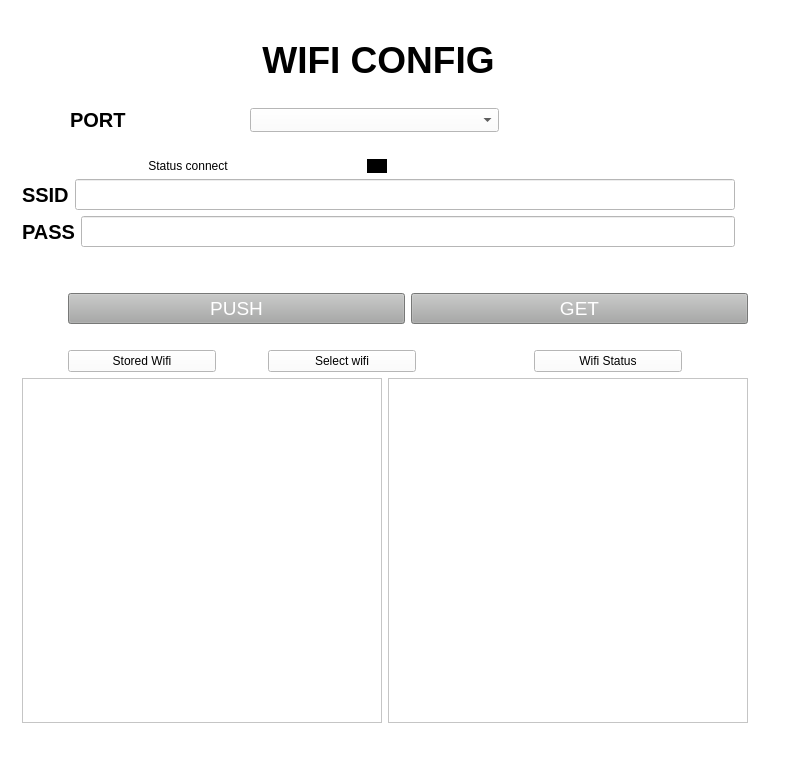
<?xml version="1.0" encoding="UTF-8"?>
<ui version="4.0">
 <class>MainWindow</class>
 <widget class="QMainWindow" name="MainWindow">
  <property name="geometry">
   <rect>
    <x>0</x>
    <y>0</y>
    <width>800</width>
    <height>764</height>
   </rect>
  </property>
  <property name="maximumSize">
   <size>
    <width>800</width>
    <height>800</height>
   </size>
  </property>
  <property name="focusPolicy">
   <enum>Qt::TabFocus</enum>
  </property>
  <property name="windowTitle">
   <string>MainWindow</string>
  </property>
  <property name="toolTipDuration">
   <number>4</number>
  </property>
  <property name="styleSheet">
   <string notr="true">
background-color: rgb(0255, 255, 255);</string>
  </property>
  <property name="toolButtonStyle">
   <enum>Qt::ToolButtonTextOnly</enum>
  </property>
  <widget class="QWidget" name="centralwidget">
   <layout class="QGridLayout" name="gridLayout">
    <item row="0" column="0" rowspan="2">
     <layout class="QHBoxLayout" name="horizontalLayout_9">
      <item>
       <layout class="QVBoxLayout" name="verticalLayout">
        <property name="sizeConstraint">
         <enum>QLayout::SetMaximumSize</enum>
        </property>
        <property name="topMargin">
         <number>10</number>
        </property>
        <property name="rightMargin">
         <number>10</number>
        </property>
        <property name="bottomMargin">
         <number>10</number>
        </property>
        <item>
         <spacer name="horizontalSpacer">
          <property name="orientation">
           <enum>Qt::Horizontal</enum>
          </property>
          <property name="sizeHint" stdset="0">
           <size>
            <width>40</width>
            <height>20</height>
           </size>
          </property>
         </spacer>
        </item>
        <item>
         <widget class="QLabel" name="label">
          <property name="maximumSize">
           <size>
            <width>16777215</width>
            <height>100</height>
           </size>
          </property>
          <property name="font">
           <font>
            <pointsize>28</pointsize>
            <weight>75</weight>
            <bold>true</bold>
           </font>
          </property>
          <property name="cursor">
           <cursorShape>UpArrowCursor</cursorShape>
          </property>
          <property name="styleSheet">
           <string notr="true">color:rgb(0, 0, 0); font-size:28pt;</string>
          </property>
          <property name="lineWidth">
           <number>3</number>
          </property>
          <property name="text">
           <string>WIFI CONFIG</string>
          </property>
          <property name="alignment">
           <set>Qt::AlignCenter</set>
          </property>
         </widget>
        </item>
        <item>
         <widget class="QLabel" name="label_25">
          <property name="maximumSize">
           <size>
            <width>16777215</width>
            <height>100</height>
           </size>
          </property>
          <property name="text">
           <string/>
          </property>
         </widget>
        </item>
        <item>
         <layout class="QHBoxLayout" name="horizontalLayout">
          <property name="spacing">
           <number>0</number>
          </property>
          <property name="sizeConstraint">
           <enum>QLayout::SetNoConstraint</enum>
          </property>
          <property name="leftMargin">
           <number>1</number>
          </property>
          <property name="topMargin">
           <number>1</number>
          </property>
          <property name="rightMargin">
           <number>1</number>
          </property>
          <property name="bottomMargin">
           <number>1</number>
          </property>
          <item>
           <widget class="QLabel" name="label_21">
            <property name="maximumSize">
             <size>
              <width>60</width>
              <height>16777215</height>
             </size>
            </property>
            <property name="text">
             <string/>
            </property>
           </widget>
          </item>
          <item>
           <widget class="QLabel" name="label_4">
            <property name="maximumSize">
             <size>
              <width>60</width>
              <height>30</height>
             </size>
            </property>
            <property name="font">
             <font>
              <pointsize>15</pointsize>
              <weight>75</weight>
              <bold>true</bold>
             </font>
            </property>
            <property name="styleSheet">
             <string notr="true">font-size:15pt; color:rgb(0, 0, 0)</string>
            </property>
            <property name="text">
             <string>PORT</string>
            </property>
           </widget>
          </item>
          <item>
           <widget class="QLabel" name="label_23">
            <property name="maximumSize">
             <size>
              <width>120</width>
              <height>16777215</height>
             </size>
            </property>
            <property name="text">
             <string/>
            </property>
           </widget>
          </item>
          <item>
           <widget class="QComboBox" name="Port">
            <property name="maximumSize">
             <size>
              <width>16777214</width>
              <height>30</height>
             </size>
            </property>
           </widget>
          </item>
          <item>
           <widget class="QLabel" name="label_22">
            <property name="text">
             <string/>
            </property>
           </widget>
          </item>
         </layout>
        </item>
        <item>
         <widget class="QLabel" name="label_7">
          <property name="maximumSize">
           <size>
            <width>1000</width>
            <height>100</height>
           </size>
          </property>
          <property name="lineWidth">
           <number>0</number>
          </property>
          <property name="text">
           <string/>
          </property>
         </widget>
        </item>
        <item>
         <layout class="QHBoxLayout" name="horizontalLayout_6">
          <property name="spacing">
           <number>0</number>
          </property>
          <item>
           <widget class="QLabel" name="label_5">
            <property name="maximumSize">
             <size>
              <width>100</width>
              <height>16777213</height>
             </size>
            </property>
            <property name="text">
             <string>Status connect</string>
            </property>
            <property name="alignment">
             <set>Qt::AlignCenter</set>
            </property>
           </widget>
          </item>
          <item>
           <widget class="QLabel" name="Connectled">
            <property name="maximumSize">
             <size>
              <width>20</width>
              <height>20</height>
             </size>
            </property>
            <property name="styleSheet">
             <string notr="true">background-color: rgb(0, 0, 0)</string>
            </property>
            <property name="text">
             <string/>
            </property>
           </widget>
          </item>
          <item>
           <widget class="QLabel" name="statusConnection">
            <property name="maximumSize">
             <size>
              <width>100</width>
              <height>16777215</height>
             </size>
            </property>
            <property name="text">
             <string/>
            </property>
           </widget>
          </item>
         </layout>
        </item>
        <item>
         <layout class="QVBoxLayout" name="verticalLayout_2">
          <item>
           <layout class="QHBoxLayout" name="horizontalLayout_2">
            <item>
             <widget class="QLabel" name="label_17">
              <property name="maximumSize">
               <size>
                <width>53</width>
                <height>16777215</height>
               </size>
              </property>
              <property name="text">
               <string/>
              </property>
             </widget>
            </item>
            <item>
             <widget class="QLabel" name="label_2">
              <property name="font">
               <font>
                <pointsize>15</pointsize>
                <weight>75</weight>
                <bold>true</bold>
               </font>
              </property>
              <property name="styleSheet">
               <string notr="true">font-size:15pt; color:rgb(0, 0, 0)</string>
              </property>
              <property name="text">
               <string>SSID</string>
              </property>
             </widget>
            </item>
            <item>
             <widget class="QLineEdit" name="SSID">
              <property name="font">
               <font>
                <pointsize>14</pointsize>
                <weight>50</weight>
                <bold>false</bold>
               </font>
              </property>
              <property name="styleSheet">
               <string notr="true">font-size:14pt; color:rgb(0, 0, 0)</string>
              </property>
             </widget>
            </item>
            <item>
             <widget class="QLabel" name="label_20">
              <property name="text">
               <string/>
              </property>
             </widget>
            </item>
           </layout>
          </item>
          <item>
           <layout class="QHBoxLayout" name="horizontalLayout_3">
            <item>
             <widget class="QLabel" name="label_18">
              <property name="maximumSize">
               <size>
                <width>60</width>
                <height>16777215</height>
               </size>
              </property>
              <property name="text">
               <string/>
              </property>
             </widget>
            </item>
            <item>
             <widget class="QLabel" name="label_3">
              <property name="font">
               <font>
                <pointsize>15</pointsize>
                <weight>75</weight>
                <bold>true</bold>
               </font>
              </property>
              <property name="styleSheet">
               <string notr="true">font-size:15pt; color:rgb(0, 0, 0)</string>
              </property>
              <property name="text">
               <string>PASS</string>
              </property>
             </widget>
            </item>
            <item>
             <widget class="QLineEdit" name="PASS">
              <property name="styleSheet">
               <string notr="true">font-size:14pt; color:rgb(0, 0, 0)</string>
              </property>
              <property name="text">
               <string/>
              </property>
             </widget>
            </item>
            <item>
             <widget class="QLabel" name="label_19">
              <property name="text">
               <string/>
              </property>
             </widget>
            </item>
           </layout>
          </item>
         </layout>
        </item>
        <item>
         <widget class="QLabel" name="label_11">
          <property name="text">
           <string/>
          </property>
         </widget>
        </item>
        <item>
         <widget class="QLabel" name="label_10">
          <property name="text">
           <string/>
          </property>
         </widget>
        </item>
        <item>
         <layout class="QHBoxLayout" name="horizontalLayout_4">
          <item>
           <widget class="QLabel" name="label_6">
            <property name="maximumSize">
             <size>
              <width>53</width>
              <height>16777215</height>
             </size>
            </property>
            <property name="text">
             <string/>
            </property>
           </widget>
          </item>
          <item>
           <widget class="QPushButton" name="Pushwifi">
            <property name="maximumSize">
             <size>
              <width>500</width>
              <height>16777215</height>
             </size>
            </property>
            <property name="layoutDirection">
             <enum>Qt::LeftToRight</enum>
            </property>
            <property name="styleSheet">
             <string notr="true">background-color: rgb(167, 168, 167); font-size:14pt; color:rgb(255, 255, 255)</string>
            </property>
            <property name="text">
             <string>PUSH</string>
            </property>
           </widget>
          </item>
          <item>
           <widget class="QPushButton" name="Getwifi">
            <property name="maximumSize">
             <size>
              <width>500</width>
              <height>16777215</height>
             </size>
            </property>
            <property name="styleSheet">
             <string notr="true">background-color: rgb(167, 168, 167); font-size:14pt; color:rgb(255, 255, 255)</string>
            </property>
            <property name="text">
             <string>GET</string>
            </property>
           </widget>
          </item>
         </layout>
        </item>
        <item>
         <widget class="QLabel" name="label_12">
          <property name="text">
           <string/>
          </property>
         </widget>
        </item>
        <item>
         <layout class="QHBoxLayout" name="horizontalLayout_7">
          <item>
           <widget class="QLabel" name="label_13">
            <property name="maximumSize">
             <size>
              <width>53</width>
              <height>16777215</height>
             </size>
            </property>
            <property name="text">
             <string/>
            </property>
           </widget>
          </item>
          <item>
           <widget class="QPushButton" name="Storedwifi">
            <property name="maximumSize">
             <size>
              <width>300</width>
              <height>16777215</height>
             </size>
            </property>
            <property name="text">
             <string>Stored Wifi</string>
            </property>
           </widget>
          </item>
          <item>
           <widget class="QLabel" name="label_14">
            <property name="maximumSize">
             <size>
              <width>40</width>
              <height>16777215</height>
             </size>
            </property>
            <property name="text">
             <string/>
            </property>
           </widget>
          </item>
          <item>
           <widget class="QPushButton" name="selectwifi">
            <property name="maximumSize">
             <size>
              <width>300</width>
              <height>16777215</height>
             </size>
            </property>
            <property name="text">
             <string>Select wifi</string>
            </property>
           </widget>
          </item>
          <item>
           <widget class="QLabel" name="label_16">
            <property name="maximumSize">
             <size>
              <width>20</width>
              <height>16777215</height>
             </size>
            </property>
            <property name="text">
             <string/>
            </property>
           </widget>
          </item>
          <item>
           <widget class="QLabel" name="label_8">
            <property name="maximumSize">
             <size>
              <width>80</width>
              <height>16777215</height>
             </size>
            </property>
            <property name="text">
             <string/>
            </property>
           </widget>
          </item>
          <item>
           <widget class="QPushButton" name="Getstatuswifi">
            <property name="text">
             <string>Wifi Status</string>
            </property>
           </widget>
          </item>
          <item>
           <widget class="QLabel" name="label_9">
            <property name="maximumSize">
             <size>
              <width>60</width>
              <height>16777215</height>
             </size>
            </property>
            <property name="text">
             <string/>
            </property>
           </widget>
          </item>
         </layout>
        </item>
        <item>
         <layout class="QHBoxLayout" name="horizontalLayout_8">
          <item>
           <widget class="QLabel" name="label_15">
            <property name="maximumSize">
             <size>
              <width>16777200</width>
              <height>16777215</height>
             </size>
            </property>
            <property name="text">
             <string/>
            </property>
           </widget>
          </item>
          <item>
           <widget class="QListWidget" name="stored">
            <property name="maximumSize">
             <size>
              <width>1000</width>
              <height>16777215</height>
             </size>
            </property>
           </widget>
          </item>
          <item>
           <widget class="QListWidget" name="Wifistatus">
            <property name="maximumSize">
             <size>
              <width>5000</width>
              <height>16777215</height>
             </size>
            </property>
           </widget>
          </item>
         </layout>
        </item>
       </layout>
      </item>
      <item>
       <spacer name="verticalSpacer">
        <property name="orientation">
         <enum>Qt::Vertical</enum>
        </property>
        <property name="sizeHint" stdset="0">
         <size>
          <width>20</width>
          <height>40</height>
         </size>
        </property>
       </spacer>
      </item>
     </layout>
    </item>
    <item row="0" column="2">
     <widget class="QLabel" name="label_24">
      <property name="text">
       <string/>
      </property>
     </widget>
    </item>
   </layout>
  </widget>
  <widget class="QStatusBar" name="statusbar"/>
 </widget>
 <resources/>
 <connections/>
</ui>
